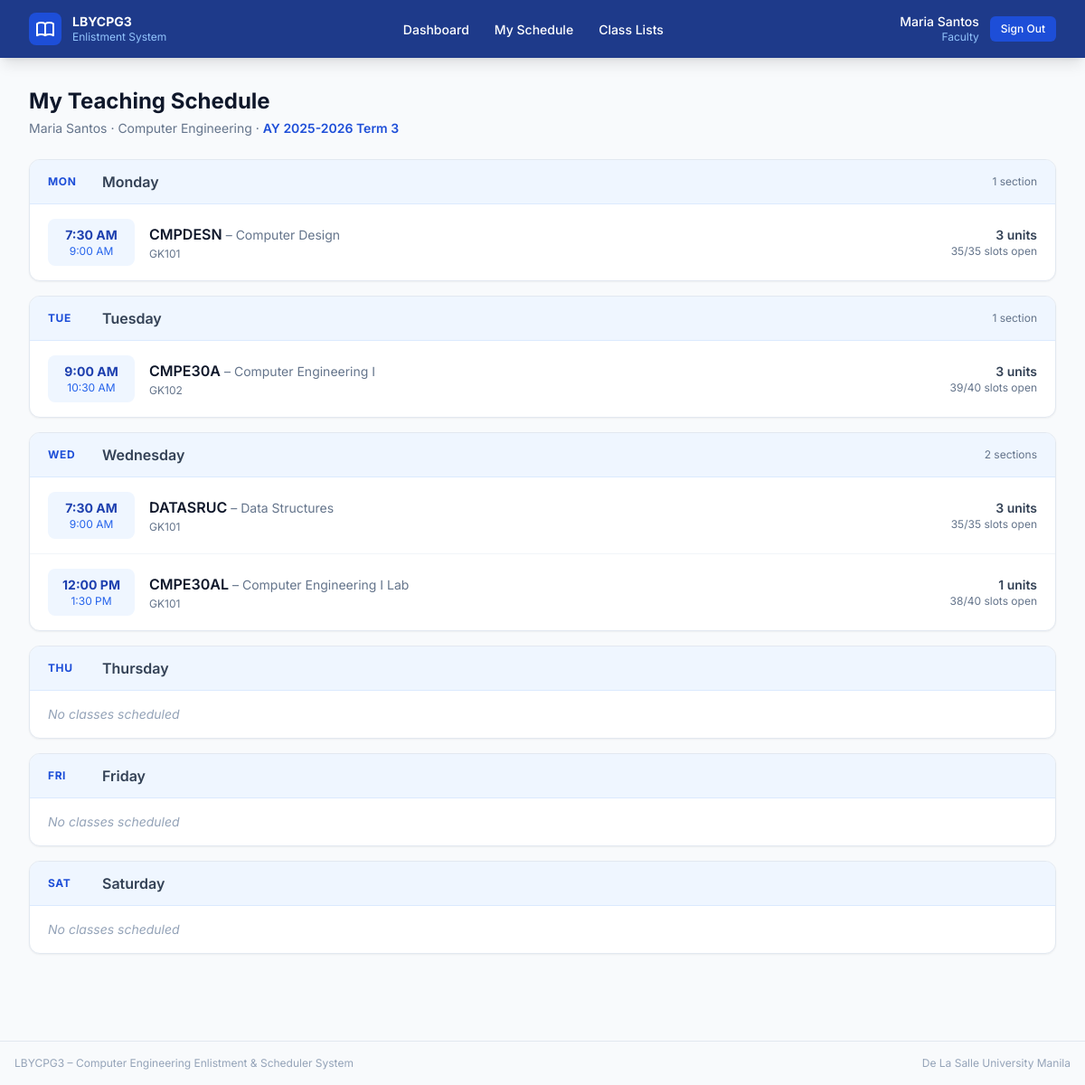
The page /faculty/schedule/ (signed in) on the database as committed earlier.
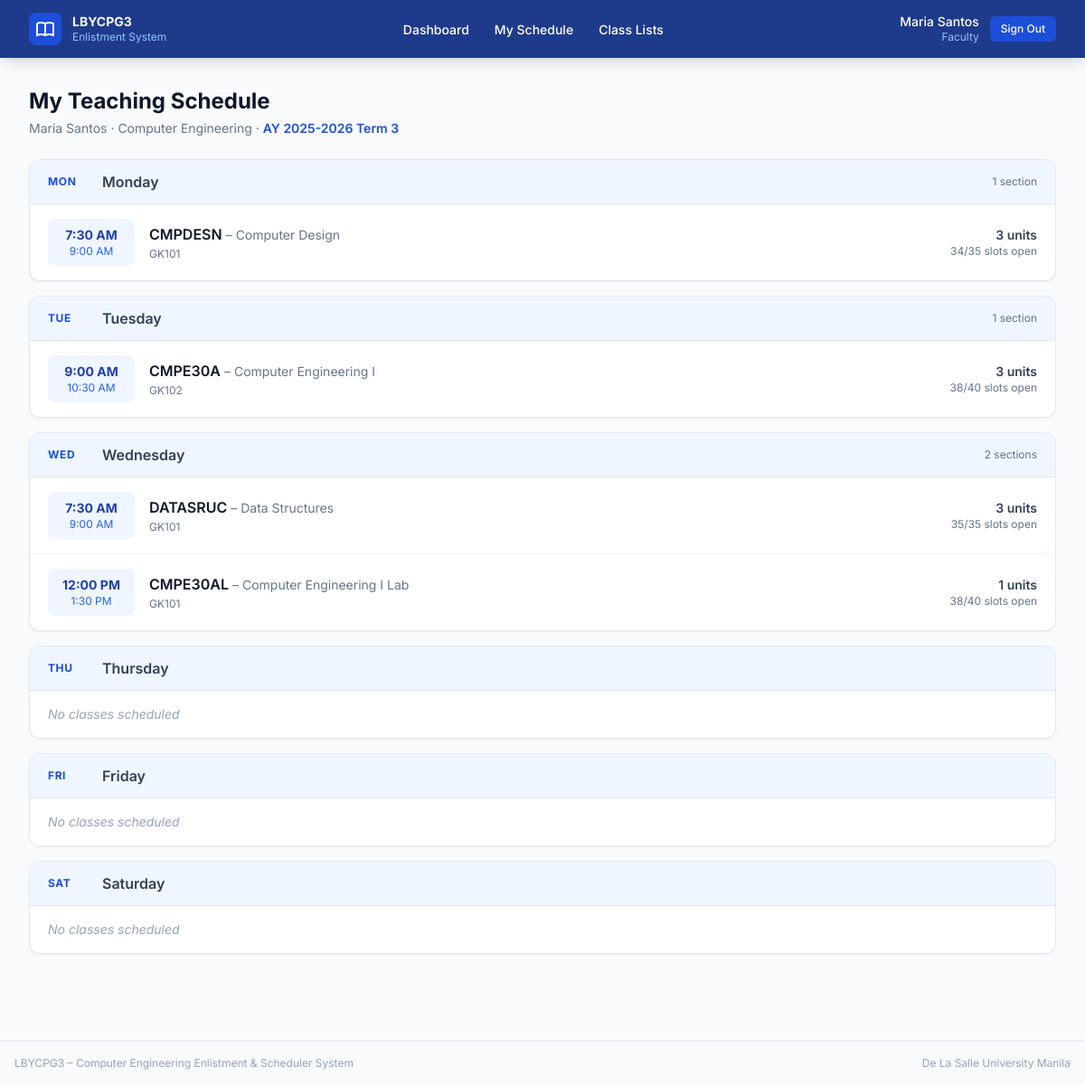
The same page on the database as committed later.
### core/models.py (models this page shows, shortened)
class Schedule(models.Model):
    DUPLICATE_CLASS_MESSAGE = "This class already exists."
    class Day(models.TextChoices):
        MONDAY    = "MON", "Monday"
        TUESDAY   = "TUE", "Tuesday"
        WEDNESDAY = "WED", "Wednesday"
        THURSDAY  = "THU", "Thursday"
        FRIDAY    = "FRI", "Friday"
        SATURDAY  = "SAT", "Saturday"
    term            = models.ForeignKey(AcademicTerm, on_delete=models.CASCADE, related_name="schedules")
    subject         = models.ForeignKey(Subject,      on_delete=models.CASCADE, related_name="schedules")
    faculty         = models.ForeignKey(Faculty,      on_delete=models.CASCADE, related_name="schedules")
    room            = models.ForeignKey(Room,         on_delete=models.CASCADE, related_name="schedules")
    day             = models.CharField(max_length=3, choices=Day.choices)
    time_start      = models.TimeField()
    time_end        = models.TimeField()
    total_slots     = models.PositiveSmallIntegerField(default=40)
    available_slots = models.PositiveSmallIntegerField(default=40)
    class Meta:
        verbose_name = "Schedule"
        verbose_name_plural = "Schedules"
        ordering = ["term", "day", "time_start"]
        constraints = [
            models.UniqueConstraint(
                fields=["term", "subject", "day", "time_start", "time_end"],
                name="unique_subject_offering_slot",
            ),
            models.UniqueConstraint(
                fields=["term", "room", "day", "time_start", "time_end"],
                name="unique_room_slot",
            ),
            models.UniqueConstraint(
                fields=["term", "faculty", "day", "time_start", "time_end"],
                name="unique_faculty_slot",
            ),
        ]

class Subject(models.Model):
    class PrerequisiteType(models.TextChoices):
        HARD = "hard", "Hard prerequisite"
        SOFT = "soft", "Soft prerequisite"
        CO_REQUISITE = "co_requisite", "Co-requisite"
    subject_code  = models.CharField(max_length=20, unique=True)
    subject_title = models.CharField(max_length=200)
    units         = models.PositiveSmallIntegerField(default=3)
    term_number   = models.PositiveSmallIntegerField(
        choices=TermNumber.choices,
        default=TermNumber.TERM_1,
        help_text="Which trimester of the curriculum this subject is normally offered in "
                  "(e.g. Term 3), and which students may enlist in it. "
                  "Set and changed only by the administrator.",
    )
    prerequisite_type = models.CharField(
        max_length=20,
        choices=PrerequisiteType.choices,
        default=PrerequisiteType.HARD,
        help_text="How this prerequisite rule should be enforced.",
    )
    prerequisite  = models.ForeignKey(
        "self",
        null=True,
        blank=True,
        on_delete=models.SET_NULL,
        related_name="unlocks",
        help_text="Related subject used for prerequisite or co-requisite rules.",
    )
    class Meta:
        verbose_name = "Subject"
        verbose_name_plural = "Subjects"
        ordering = ["term_number", "subject_code"]

class Room(models.Model):
    room_name = models.CharField(max_length=60, unique=True)
    capacity  = models.PositiveSmallIntegerField(default=40)
    class Meta:
        verbose_name = "Room"
        verbose_name_plural = "Rooms"
        ordering = ["room_name"]

### core/views.py (the view)
    @login_required(login_url="login")
    def wrapper(request, *args, **kwargs):
        if not request.user.is_faculty:
            messages.error(request, "This area is for faculty members only.")
            return redirect("login")
        try:
            request.faculty = request.user.faculty_profile
        except Faculty.DoesNotExist:
            messages.error(request, "Faculty profile not found. Contact the administrator.")
            return redirect("login")
        return view_fn(request, *args, **kwargs)

### core/models.py (called while the page is built)
    @property
    def is_faculty(self):
        return self.role == self.Role.FACULTY

    @property
    def is_student(self):
        return self.role == self.Role.STUDENT

    @property
    def full_name(self):
        return f"{self.first_name} {self.last_name}"

### core/templatetags/core_extras.py (called while the page is built)
@register.filter(name="dict_key")
def dict_key(d, key):
    if isinstance(d, dict):
        return d.get(key, [])
    return []

### core/views.py (called while the page is built)
def faculty_required(view_fn):
    @login_required(login_url="login")
    def wrapper(request, *args, **kwargs):
        if not request.user.is_faculty:
            messages.error(request, "This area is for faculty members only.")
            return redirect("login")
        try:
            request.faculty = request.user.faculty_profile
        except Faculty.DoesNotExist:
            messages.error(request, "Faculty profile not found. Contact the administrator.")
            return redirect("login")
        return view_fn(request, *args, **kwargs)
    wrapper.__name__ = view_fn.__name__
    return wrapper

def _get_active_term():
    return AcademicTerm.objects.filter(is_active=True).first()

### templates/core/faculty/schedule.html (shortened to what this page needs)
{% extends "core/base.html" %}
{% load core_extras %}
{% block content %}
<div class="mb-6">
  <h1 class="text-2xl font-bold text-slate-900">My Teaching Schedule</h1>
  <p class="text-slate-500 text-sm mt-1">
    {{ faculty.full_name }} · {{ faculty.department }}
    {% if term %} · <span class="font-semibold text-blue-700">{{ term.term_name }}</span>{% endif %}
  </p>
</div>
{% if not term %}
<div class="bg-amber-50 border border-amber-200 rounded-xl p-6 text-center">
  <p class="text-amber-800 font-medium">No active term.</p>
</div>
{% else %}
<div class="grid gap-4">
  {% for day in days_order %}
  {% with classes=schedule_by_day|dict_key:day %}
  <div class="bg-white rounded-xl border border-slate-200 shadow-sm overflow-hidden">
    <div class="px-5 py-3 bg-blue-50 border-b border-blue-100 flex items-center gap-3">
      <span class="w-12 text-xs font-bold text-blue-700 uppercase tracking-wider">{{ day }}</span>
      <span class="font-semibold text-slate-700">{{ day_labels|dict_key:day }}</span>
      {% if classes %}
      <span class="ml-auto text-xs text-slate-500">{{ classes|length }} section{{ classes|length|pluralize }}</span>
      {% endif %}
    </div>
    {% if classes %}
    <div class="divide-y divide-slate-100">
      {% for sched in classes %}
      <div class="flex items-center gap-4 px-5 py-4">
        <div class="text-center w-24 shrink-0 bg-blue-50 rounded-lg px-2 py-2">
          <p class="text-sm font-bold text-blue-800">{{ sched.time_start|time:"g:i A" }}</p>
          <p class="text-xs text-blue-600">{{ sched.time_end|time:"g:i A" }}</p>
        </div>
        <div class="flex-1">
          <p class="font-semibold text-slate-900">
            {{ sched.subject.subject_code }}
            <span class="text-slate-500 font-normal text-sm">– {{ sched.subject.subject_title }}</span>
          </p>
          <p class="text-xs text-slate-500 mt-0.5">{{ sched.room.room_name }}</p>
        </div>
        <div class="text-right shrink-0">
          <p class="text-sm font-semibold text-slate-700">{{ sched.subject.units }} units</p>
          <p class="text-xs text-slate-500">
            {{ sched.available_slots }}/{{ sched.total_slots }} slots open
          </p>
        </div>
      </div>
      {% endfor %}
    </div>
    {% else %}
    <p class="px-5 py-4 text-sm text-slate-400 italic">No classes scheduled</p>
    {% endif %}
  </div>
  {% endwith %}
  {% endfor %}
</div>
{% endif %}
{% endblock %}

Rows that differ between the two databases and show on the page:
changed Schedule "CMPDESN": available_slots "35" → "34"
changed Schedule "10:30 AM": available_slots "39" → "38"
